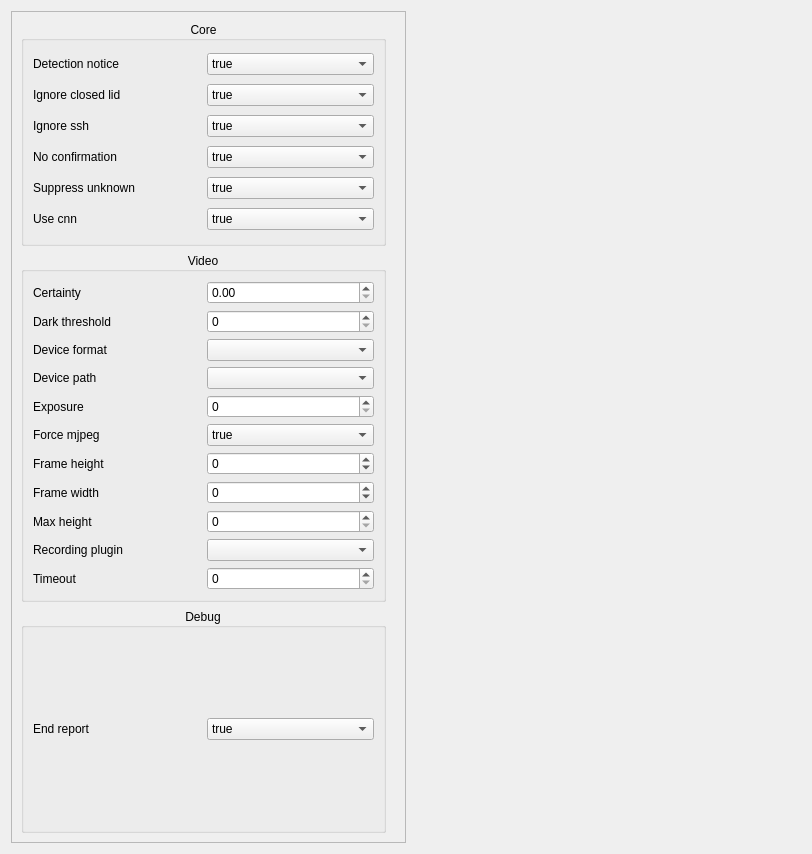
<?xml version="1.0" encoding="UTF-8"?>
<ui version="4.0">
 <class>ConfigForm</class>
 <widget class="QWidget" name="ConfigForm">
  <property name="geometry">
   <rect>
    <x>0</x>
    <y>0</y>
    <width>812</width>
    <height>854</height>
   </rect>
  </property>
  <property name="windowTitle">
   <string>Form</string>
  </property>
  <layout class="QGridLayout" name="gridLayout">
   <item row="0" column="0">
    <widget class="QScrollArea" name="scrollArea">
     <property name="widgetResizable">
      <bool>true</bool>
     </property>
     <widget class="QWidget" name="scrollAreaGroups">
      <property name="geometry">
       <rect>
        <x>0</x>
        <y>0</y>
        <width>392</width>
        <height>834</height>
       </rect>
      </property>
      <layout class="QGridLayout" name="gridLayout_2">
       <item row="0" column="0">
        <layout class="QGridLayout" name="gridGroups">
         <property name="rightMargin">
          <number>10</number>
         </property>
         <item row="2" column="1">
          <widget class="QGroupBox" name="debugGroup">
           <property name="title">
            <string>Debug</string>
           </property>
           <property name="alignment">
            <set>Qt::AlignCenter</set>
           </property>
           <layout class="QGridLayout" name="gridLayout_6">
            <item row="0" column="0">
             <widget class="QLabel" name="labelEndReport">
              <property name="text">
               <string>End report</string>
              </property>
             </widget>
            </item>
            <item row="0" column="1">
             <widget class="QComboBox" name="comboEndReport">
              <item>
               <property name="text">
                <string>true</string>
               </property>
              </item>
              <item>
               <property name="text">
                <string>false</string>
               </property>
              </item>
             </widget>
            </item>
           </layout>
          </widget>
         </item>
         <item row="0" column="1">
          <widget class="QGroupBox" name="coreGroup">
           <property name="title">
            <string>Core</string>
           </property>
           <property name="alignment">
            <set>Qt::AlignCenter</set>
           </property>
           <property name="flat">
            <bool>false</bool>
           </property>
           <property name="checkable">
            <bool>false</bool>
           </property>
           <layout class="QGridLayout" name="gridLayout_4">
            <item row="0" column="0">
             <widget class="QLabel" name="labelDetectionNotice">
              <property name="text">
               <string>Detection notice</string>
              </property>
             </widget>
            </item>
            <item row="0" column="1">
             <widget class="QComboBox" name="comboDetectionNotice">
              <item>
               <property name="text">
                <string>true</string>
               </property>
              </item>
              <item>
               <property name="text">
                <string>false</string>
               </property>
              </item>
             </widget>
            </item>
            <item row="1" column="0">
             <widget class="QLabel" name="labelIgnoreClosedLid">
              <property name="text">
               <string>Ignore closed lid</string>
              </property>
             </widget>
            </item>
            <item row="1" column="1">
             <widget class="QComboBox" name="comboIgnoreClosedLid">
              <item>
               <property name="text">
                <string>true</string>
               </property>
              </item>
              <item>
               <property name="text">
                <string>false</string>
               </property>
              </item>
             </widget>
            </item>
            <item row="2" column="0">
             <widget class="QLabel" name="labelIgnoreSsh">
              <property name="text">
               <string>Ignore ssh</string>
              </property>
             </widget>
            </item>
            <item row="2" column="1">
             <widget class="QComboBox" name="comboIgnoreSsh">
              <item>
               <property name="text">
                <string>true</string>
               </property>
              </item>
              <item>
               <property name="text">
                <string>false</string>
               </property>
              </item>
             </widget>
            </item>
            <item row="3" column="0">
             <widget class="QLabel" name="labelNoConfirmation">
              <property name="text">
               <string>No confirmation</string>
              </property>
             </widget>
            </item>
            <item row="3" column="1">
             <widget class="QComboBox" name="comboNoConfirmation">
              <item>
               <property name="text">
                <string>true</string>
               </property>
              </item>
              <item>
               <property name="text">
                <string>false</string>
               </property>
              </item>
             </widget>
            </item>
            <item row="4" column="0">
             <widget class="QLabel" name="labelSuppressUknown">
              <property name="text">
               <string>Suppress unknown</string>
              </property>
             </widget>
            </item>
            <item row="4" column="1">
             <widget class="QComboBox" name="comboSuppressUnknown">
              <item>
               <property name="text">
                <string>true</string>
               </property>
              </item>
              <item>
               <property name="text">
                <string>false</string>
               </property>
              </item>
             </widget>
            </item>
            <item row="5" column="0">
             <widget class="QLabel" name="labelUseCnn">
              <property name="text">
               <string>Use cnn</string>
              </property>
             </widget>
            </item>
            <item row="5" column="1">
             <widget class="QComboBox" name="comboUseCnn">
              <item>
               <property name="text">
                <string>true</string>
               </property>
              </item>
              <item>
               <property name="text">
                <string>false</string>
               </property>
              </item>
             </widget>
            </item>
           </layout>
          </widget>
         </item>
         <item row="1" column="1">
          <widget class="QGroupBox" name="videoGroup">
           <property name="title">
            <string>Video</string>
           </property>
           <property name="alignment">
            <set>Qt::AlignCenter</set>
           </property>
           <layout class="QGridLayout" name="gridLayout_5">
            <item row="1" column="0">
             <widget class="QLabel" name="labelDarkThreshold">
              <property name="text">
               <string>Dark threshold</string>
              </property>
             </widget>
            </item>
            <item row="0" column="0">
             <widget class="QLabel" name="labelCertainty">
              <property name="text">
               <string>Certainty</string>
              </property>
             </widget>
            </item>
            <item row="9" column="0">
             <widget class="QLabel" name="labelRecordingPlugin">
              <property name="text">
               <string>Recording plugin</string>
              </property>
             </widget>
            </item>
            <item row="5" column="0">
             <widget class="QLabel" name="labelForceMjpeg">
              <property name="text">
               <string>Force mjpeg</string>
              </property>
             </widget>
            </item>
            <item row="6" column="0">
             <widget class="QLabel" name="labelFrameHeight">
              <property name="text">
               <string>Frame height</string>
              </property>
             </widget>
            </item>
            <item row="4" column="0">
             <widget class="QLabel" name="labelExposure">
              <property name="text">
               <string>Exposure</string>
              </property>
             </widget>
            </item>
            <item row="2" column="0">
             <widget class="QLabel" name="labelDeviceFormat">
              <property name="text">
               <string>Device format</string>
              </property>
             </widget>
            </item>
            <item row="10" column="0">
             <widget class="QLabel" name="labelTimeout">
              <property name="text">
               <string>Timeout</string>
              </property>
             </widget>
            </item>
            <item row="3" column="0">
             <widget class="QLabel" name="labelDevicePath">
              <property name="text">
               <string>Device path</string>
              </property>
             </widget>
            </item>
            <item row="8" column="0">
             <widget class="QLabel" name="labelMaxHeight">
              <property name="text">
               <string>Max height</string>
              </property>
             </widget>
            </item>
            <item row="7" column="0">
             <widget class="QLabel" name="labelFrameWidth">
              <property name="text">
               <string>Frame width</string>
              </property>
             </widget>
            </item>
            <item row="10" column="1">
             <widget class="QSpinBox" name="spinTimeout"/>
            </item>
            <item row="9" column="1">
             <widget class="QComboBox" name="comboRecordingPlugin"/>
            </item>
            <item row="8" column="1">
             <widget class="QSpinBox" name="spinMaxHeight">
              <property name="maximum">
               <number>1000</number>
              </property>
             </widget>
            </item>
            <item row="7" column="1">
             <widget class="QSpinBox" name="spinFrameWidth">
              <property name="minimum">
               <number>-10</number>
              </property>
             </widget>
            </item>
            <item row="6" column="1">
             <widget class="QSpinBox" name="spinFrameHeight">
              <property name="minimum">
               <number>-10</number>
              </property>
             </widget>
            </item>
            <item row="5" column="1">
             <widget class="QComboBox" name="comboForceMjpeg">
              <item>
               <property name="text">
                <string>true</string>
               </property>
              </item>
              <item>
               <property name="text">
                <string>false</string>
               </property>
              </item>
             </widget>
            </item>
            <item row="4" column="1">
             <widget class="QSpinBox" name="spinExposure"/>
            </item>
            <item row="3" column="1">
             <widget class="QComboBox" name="comboDevicePath"/>
            </item>
            <item row="2" column="1">
             <widget class="QComboBox" name="comboDeviceFormat"/>
            </item>
            <item row="1" column="1">
             <widget class="QSpinBox" name="spinDarkThreshold"/>
            </item>
            <item row="0" column="1">
             <widget class="QDoubleSpinBox" name="spinCertainty"/>
            </item>
           </layout>
          </widget>
         </item>
        </layout>
       </item>
      </layout>
     </widget>
    </widget>
   </item>
   <item row="0" column="1">
    <spacer name="horizontalSpacer">
     <property name="orientation">
      <enum>Qt::Horizontal</enum>
     </property>
     <property name="sizeHint" stdset="0">
      <size>
       <width>40</width>
       <height>20</height>
      </size>
     </property>
    </spacer>
   </item>
  </layout>
 </widget>
 <resources/>
 <connections/>
</ui>
